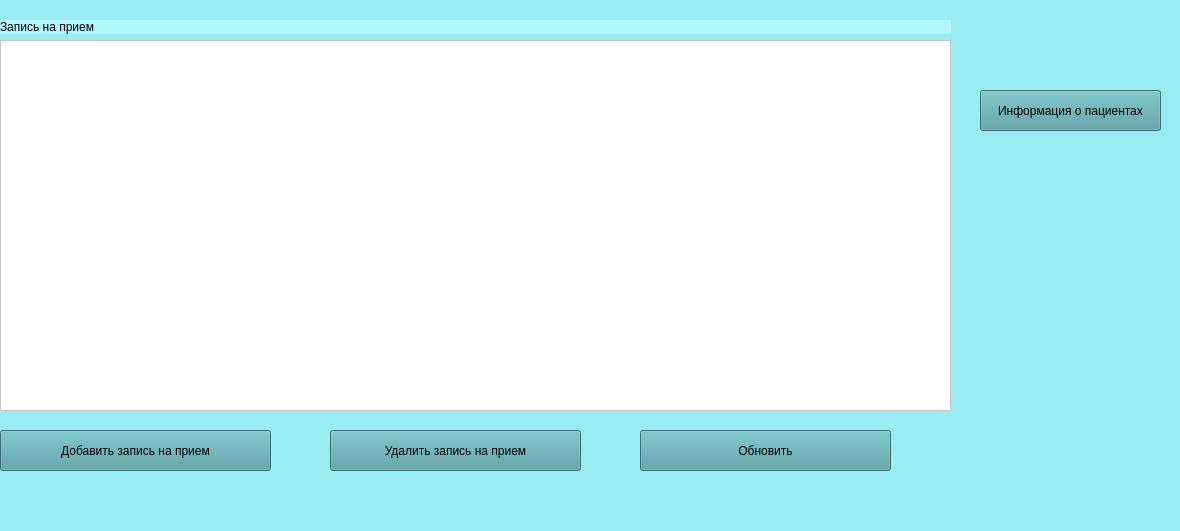
<?xml version="1.0" encoding="UTF-8"?>
<ui version="4.0">
 <class>MainWindow</class>
 <widget class="QMainWindow" name="MainWindow">
  <property name="geometry">
   <rect>
    <x>0</x>
    <y>0</y>
    <width>1180</width>
    <height>531</height>
   </rect>
  </property>
  <property name="windowTitle">
   <string>MainWindow</string>
  </property>
  <property name="styleSheet">
   <string notr="true">background-color: rgb(153, 236, 242)</string>
  </property>
  <widget class="QWidget" name="centralwidget">
   <widget class="QPushButton" name="pushButton">
    <property name="geometry">
     <rect>
      <x>980</x>
      <y>90</y>
      <width>181</width>
      <height>41</height>
     </rect>
    </property>
    <property name="styleSheet">
     <string notr="true">background-color: rgb(80, 155, 161)</string>
    </property>
    <property name="text">
     <string>Информация о пациентах</string>
    </property>
   </widget>
   <widget class="QPushButton" name="pushButton_2">
    <property name="geometry">
     <rect>
      <x>0</x>
      <y>430</y>
      <width>271</width>
      <height>41</height>
     </rect>
    </property>
    <property name="styleSheet">
     <string notr="true">background-color: rgb(80, 155, 161)</string>
    </property>
    <property name="text">
     <string>Добавить запись на прием</string>
    </property>
   </widget>
   <widget class="QPushButton" name="pushButton_3">
    <property name="geometry">
     <rect>
      <x>330</x>
      <y>430</y>
      <width>251</width>
      <height>41</height>
     </rect>
    </property>
    <property name="styleSheet">
     <string notr="true">background-color: rgb(80, 155, 161)</string>
    </property>
    <property name="text">
     <string>Удалить запись на прием</string>
    </property>
   </widget>
   <widget class="QPushButton" name="pushButton_4">
    <property name="geometry">
     <rect>
      <x>640</x>
      <y>430</y>
      <width>251</width>
      <height>41</height>
     </rect>
    </property>
    <property name="styleSheet">
     <string notr="true">background-color: rgb(80, 155, 161)</string>
    </property>
    <property name="text">
     <string>Обновить</string>
    </property>
   </widget>
   <widget class="QWidget" name="layoutWidget">
    <property name="geometry">
     <rect>
      <x>0</x>
      <y>20</y>
      <width>951</width>
      <height>391</height>
     </rect>
    </property>
    <layout class="QVBoxLayout" name="verticalLayout">
     <item>
      <widget class="QLabel" name="label">
       <property name="styleSheet">
        <string notr="true">QLabel {
    qproperty-alignment: AlignCenter;background-color: rgb(175,245,250)
}</string>
       </property>
       <property name="text">
        <string>Запись на прием</string>
       </property>
      </widget>
     </item>
     <item>
      <widget class="QTableView" name="tableView">
       <property name="styleSheet">
        <string notr="true">background-color: white</string>
       </property>
      </widget>
     </item>
    </layout>
   </widget>
  </widget>
  <widget class="QMenuBar" name="menubar">
   <property name="geometry">
    <rect>
     <x>0</x>
     <y>0</y>
     <width>1180</width>
     <height>26</height>
    </rect>
   </property>
  </widget>
  <widget class="QStatusBar" name="statusbar"/>
 </widget>
 <resources/>
 <connections/>
</ui>
